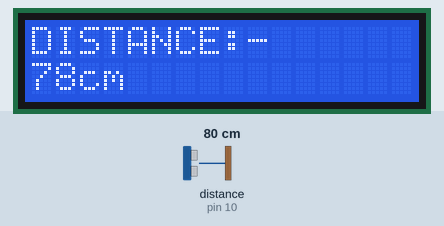
This sketch was run on a simulated Arduino Uno, built with avr-gcc and run on an emulated ATmega328P. On the bench: 16×2 character LCD. Wiring (inferred from the names in the program): ultrasonic range finder: trigger pin 9; echo pin 10. The inputs (shaded band) are chosen by the test bench; at power-on: distance to the obstacle (sensor on pin 10) 80 cm. The echo pulse lasts 58.3 µs per cm.

Above: at 1.3 s.
1.4 s: distance to the obstacle (sensor on pin 10) set to 2 cm
At 3.6 s:
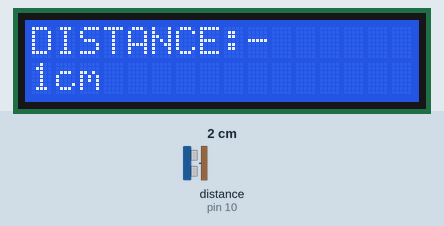
7.0 s: distance to the obstacle (sensor on pin 10) set to 4 cm
At 8.7 s:
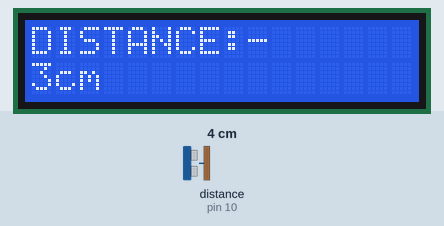
9.9 s: distance to the obstacle (sensor on pin 10) set to 9 cm
At 12.6 s:
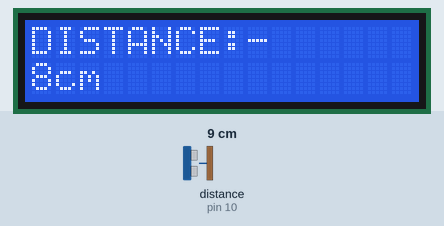
Timing chart, 0 to 14.1 s (numbered marks = the images above; inputs shaded):
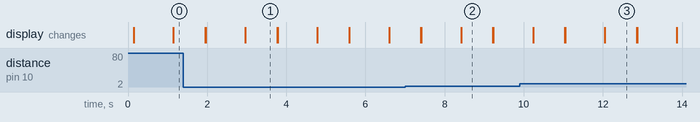

The sketch:

distance.ino
```cpp
#include <Wire.h>
#include <LiquidCrystal_I2C.h>
LiquidCrystal_I2C lcd(0x27, 16, 2);
const int trig =9;
const int echo =10;
long dur=0;
long dis=0;
void setup() {
  lcd.begin(16, 2);
  lcd.init();
  lcd.backlight();
  pinMode(trig,OUTPUT);
  pinMode(echo,INPUT);
  // Additional setup code
}
void loop() {
  digitalWrite(trig,LOW);
  delayMicroseconds(2);
  digitalWrite(trig,HIGH);
  delayMicroseconds(10);
  digitalWrite(trig,LOW);
  dur=pulseIn(echo,HIGH);
  dis=dur*0.034 /2;
  lcd.setCursor(0, 0);
  lcd.print("DISTANCE:-");
  delay(1000);

  lcd.setCursor(0, 1);
  lcd.print(dis);
  lcd.print("cm");
  delay(800);

  lcd.clear();


  // Additional LCD control code
}
```

Measured:
- what the display in image 1 shows lasts 0.8 s, from 3.0 s to 3.8 s
